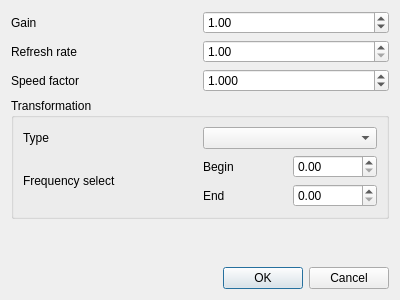
<?xml version="1.0" encoding="UTF-8"?>
<ui version="4.0">
 <class>PlayerSettingsDialog</class>
 <widget class="QDialog" name="PlayerSettingsDialog">
  <property name="geometry">
   <rect>
    <x>0</x>
    <y>0</y>
    <width>400</width>
    <height>300</height>
   </rect>
  </property>
  <property name="windowTitle">
   <string>Player Settings</string>
  </property>
  <layout class="QVBoxLayout" name="verticalLayout">
   <item>
    <layout class="QHBoxLayout" name="horizontalLayout">
     <item>
      <widget class="QLabel" name="label">
       <property name="text">
        <string>Gain</string>
       </property>
      </widget>
     </item>
     <item>
      <widget class="QDoubleSpinBox" name="gainSpinBox">
       <property name="maximum">
        <double>9999.989999999999782</double>
       </property>
       <property name="value">
        <double>1.000000000000000</double>
       </property>
      </widget>
     </item>
    </layout>
   </item>
   <item>
    <layout class="QHBoxLayout" name="horizontalLayout_2">
     <property name="bottomMargin">
      <number>0</number>
     </property>
     <item>
      <widget class="QLabel" name="label_2">
       <property name="text">
        <string>Refresh rate</string>
       </property>
      </widget>
     </item>
     <item>
      <widget class="QDoubleSpinBox" name="refreshRateSpinBox">
       <property name="minimum">
        <double>1.000000000000000</double>
       </property>
       <property name="maximum">
        <double>60.000000000000000</double>
       </property>
      </widget>
     </item>
    </layout>
   </item>
   <item>
    <layout class="QHBoxLayout" name="horizontalLayout_3">
     <property name="bottomMargin">
      <number>0</number>
     </property>
     <item>
      <widget class="QLabel" name="label_3">
       <property name="text">
        <string>Speed factor</string>
       </property>
      </widget>
     </item>
     <item>
      <widget class="QDoubleSpinBox" name="speedFactorSpinBox">
       <property name="decimals">
        <number>3</number>
       </property>
       <property name="minimum">
        <double>0.001000000000000</double>
       </property>
       <property name="maximum">
        <double>10.000000000000000</double>
       </property>
       <property name="singleStep">
        <double>0.100000000000000</double>
       </property>
       <property name="value">
        <double>1.000000000000000</double>
       </property>
      </widget>
     </item>
    </layout>
   </item>
   <item>
    <widget class="QGroupBox" name="groupBox">
     <property name="title">
      <string>Transformation</string>
     </property>
     <layout class="QVBoxLayout" name="verticalLayout_2">
      <item>
       <layout class="QHBoxLayout" name="horizontalLayout_4">
        <property name="bottomMargin">
         <number>0</number>
        </property>
        <item>
         <widget class="QLabel" name="label_4">
          <property name="text">
           <string>Type</string>
          </property>
         </widget>
        </item>
        <item>
         <widget class="QComboBox" name="transformationComboBox"/>
        </item>
       </layout>
      </item>
      <item>
       <layout class="QHBoxLayout" name="frequencyLayout">
        <property name="bottomMargin">
         <number>0</number>
        </property>
        <item>
         <widget class="QLabel" name="label_5">
          <property name="text">
           <string>Frequency select</string>
          </property>
         </widget>
        </item>
        <item>
         <layout class="QVBoxLayout" name="verticalLayout_3">
          <property name="bottomMargin">
           <number>0</number>
          </property>
          <item>
           <layout class="QHBoxLayout" name="horizontalLayout_6">
            <item>
             <widget class="QLabel" name="label_6">
              <property name="text">
               <string>Begin</string>
              </property>
             </widget>
            </item>
            <item>
             <widget class="QDoubleSpinBox" name="beginFreqSpinBox"/>
            </item>
           </layout>
          </item>
          <item>
           <layout class="QHBoxLayout" name="horizontalLayout_8">
            <property name="bottomMargin">
             <number>0</number>
            </property>
            <item>
             <widget class="QLabel" name="label_7">
              <property name="text">
               <string>End</string>
              </property>
             </widget>
            </item>
            <item>
             <widget class="QDoubleSpinBox" name="endFreqSpinBox"/>
            </item>
           </layout>
          </item>
         </layout>
        </item>
       </layout>
      </item>
     </layout>
    </widget>
   </item>
   <item>
    <spacer name="verticalSpacer">
     <property name="orientation">
      <enum>Qt::Vertical</enum>
     </property>
     <property name="sizeHint" stdset="0">
      <size>
       <width>20</width>
       <height>40</height>
      </size>
     </property>
    </spacer>
   </item>
   <item>
    <widget class="QDialogButtonBox" name="buttonBox">
     <property name="orientation">
      <enum>Qt::Horizontal</enum>
     </property>
     <property name="standardButtons">
      <set>QDialogButtonBox::Cancel|QDialogButtonBox::Ok</set>
     </property>
    </widget>
   </item>
  </layout>
 </widget>
 <resources/>
 <connections>
  <connection>
   <sender>buttonBox</sender>
   <signal>accepted()</signal>
   <receiver>PlayerSettingsDialog</receiver>
   <slot>accept()</slot>
   <hints>
    <hint type="sourcelabel">
     <x>248</x>
     <y>254</y>
    </hint>
    <hint type="destinationlabel">
     <x>157</x>
     <y>274</y>
    </hint>
   </hints>
  </connection>
  <connection>
   <sender>buttonBox</sender>
   <signal>rejected()</signal>
   <receiver>PlayerSettingsDialog</receiver>
   <slot>reject()</slot>
   <hints>
    <hint type="sourcelabel">
     <x>316</x>
     <y>260</y>
    </hint>
    <hint type="destinationlabel">
     <x>286</x>
     <y>274</y>
    </hint>
   </hints>
  </connection>
 </connections>
</ui>
